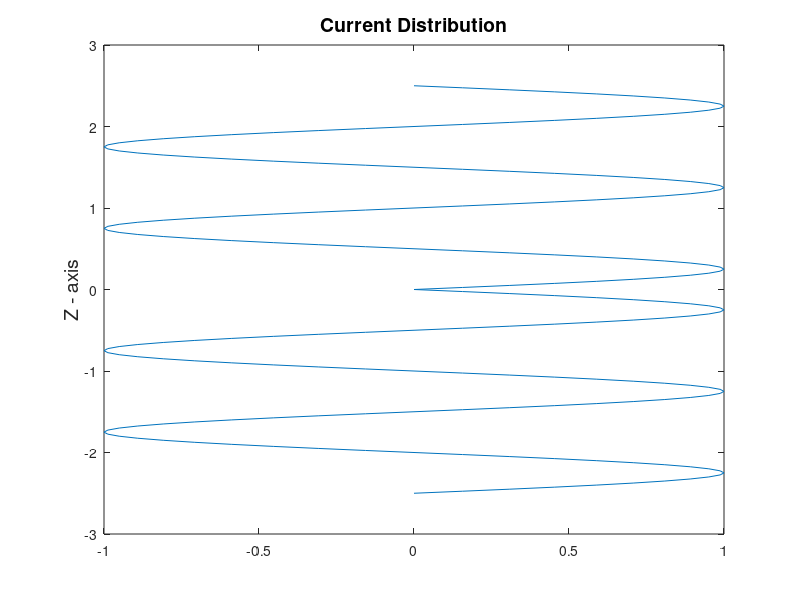
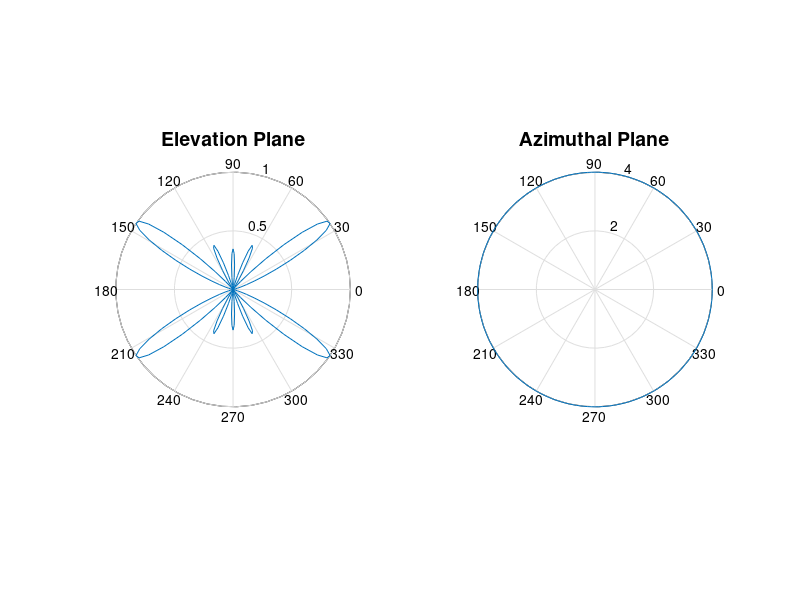
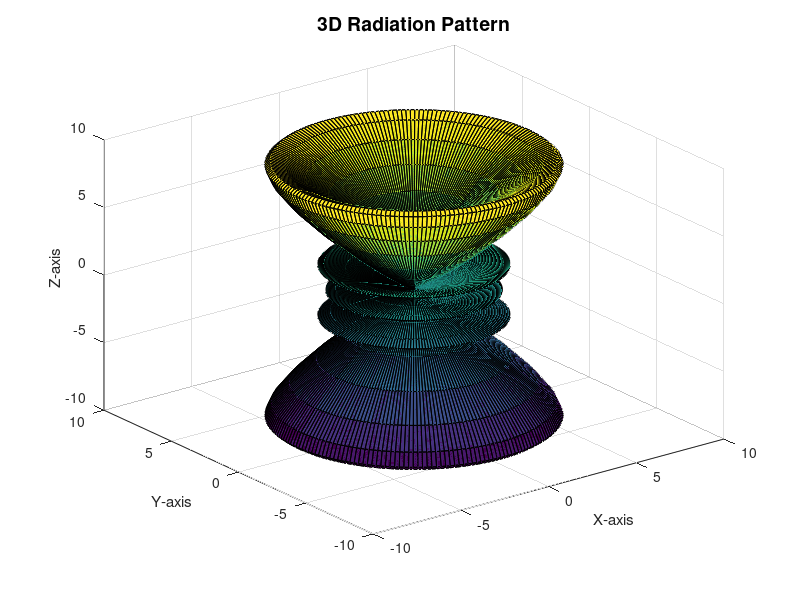

The MATLAB source for these figures, in order:
clc;
clear;

lambda = 1;
l = input('Enter length of the dipole = ') * lambda;

k = 2 * pi / lambda;

I0 = 1;
z1 = 0 : l/200 : l/2;
I1 = I0 * sin(k * (l/2 - z1));

z2 = -l/2 : l/200 : 0;
I2 = I0 * sin(k * (l/2 + z2));

plot([I2 I1], [z2 z1]);
title('Current Distribution','FONTSIZE', 14);
ylabel('Z - axis','FONTSIZE', 14);

theta = -pi : pi/100 : pi;
phi = 0 : pi/100 : (2*pi);

U = ( (cos(k*l*cos(theta)/2) - cos(k*l/2)) ./ sin(theta) ) .^ 2;
U = U ./ max(U);
figure
subplot(1,2,1);
polar(theta,U);

title('Elevation Plane','FONTSIZE', 14);

theta = pi/2;
U = ( (cos(k*l*cos(theta)/2) - cos(k*l/2)) ./ sin(theta) ) .^ 2;
U = repmat(U,1,201);
subplot(1,2,2);
polar(phi,U);
title('Azimuthal Plane','FONTSIZE', 14);

theta = -pi : pi/100 : pi;
[phi_3d,theta_3d] = meshgrid(phi,theta);

U = ( (cos(k*l*cos(theta_3d)/2) - cos(k*l/2)) ./ sin(theta_3d) ) .^ 2;

[X,Y,Z] = sph2cart(phi_3d,pi/2 - theta_3d  , U);

figure;
surf(X,Y,Z);
title('3D Radiation Pattern','FONTSIZE', 14);
xlabel('X-axis');
ylabel('Y-axis');
zlabel('Z-axis');
